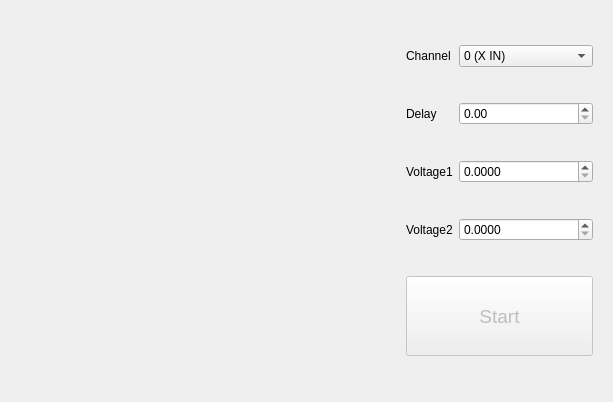
     <widget class="QWidget" name="SquareWave">
      <attribute name="title">
       <string>Square wave</string>
      </attribute>
      <layout class="QGridLayout" name="gridLayout_4">
       <item row="0" column="1">
        <widget class="QWidget" name="widget_3" native="true">
         <property name="font">
          <font>
           <pointsize>9</pointsize>
          </font>
         </property>
         <layout class="QGridLayout" name="gridLayout_5">
          <property name="verticalSpacing">
           <number>10</number>
          </property>
          <item row="3" column="1">
           <widget class="QLabel" name="label_9">
            <property name="text">
             <string>Voltage2</string>
            </property>
           </widget>
          </item>
          <item row="1" column="1">
           <widget class="QLabel" name="label_7">
            <property name="text">
             <string>Delay</string>
            </property>
           </widget>
          </item>
          <item row="3" column="2">
           <widget class="QDoubleSpinBox" name="spinBox_V2_SWave">
            <property name="enabled">
             <bool>true</bool>
            </property>
            <property name="decimals">
             <number>4</number>
            </property>
           </widget>
          </item>
          <item row="2" column="1">
           <widget class="QLabel" name="label_8">
            <property name="text">
             <string>Voltage1</string>
            </property>
           </widget>
          </item>
          <item row="1" column="2">
           <widget class="QDoubleSpinBox" name="spinBox_Delay_SWave">
            <property name="enabled">
             <bool>true</bool>
            </property>
           </widget>
          </item>
          <item row="2" column="2">
           <widget class="QDoubleSpinBox" name="spinBox_V1_SWave">
            <property name="enabled">
             <bool>true</bool>
            </property>
            <property name="decimals">
             <number>4</number>
            </property>
           </widget>
          </item>
          <item row="0" column="2">
           <widget class="QComboBox" name="comboBox_Ch_SWave">
            <property name="enabled">
             <bool>true</bool>
            </property>
            <item>
             <property name="text">
              <string>0 (X IN)</string>
             </property>
            </item>
            <item>
             <property name="text">
              <string>1 (X OFFSET)</string>
             </property>
            </item>
            <item>
             <property name="text">
              <string>2 (Z OFFSET FINE)</string>
             </property>
            </item>
            <item>
             <property name="text">
              <string>3 (Z OFFSET)</string>
             </property>
            </item>
            <item>
             <property name="text">
              <string>5 (I SET)</string>
             </property>
            </item>
            <item>
             <property name="text">
              <string>6 (DAC6)</string>
             </property>
            </item>
            <item>
             <property name="text">
              <string>7 (DAC7)</string>
             </property>
            </item>
            <item>
             <property name="text">
              <string>8 (DAC8)</string>
             </property>
            </item>
            <item>
             <property name="text">
              <string>9 (DAC9)</string>
             </property>
            </item>
            <item>
             <property name="text">
              <string>10 (ZOUTER)</string>
             </property>
            </item>
            <item>
             <property name="text">
              <string>11 (DAC11)</string>
             </property>
            </item>
            <item>
             <property name="text">
              <string>13 (BIAS)</string>
             </property>
            </item>
            <item>
             <property name="text">
              <string>14 (Y OFFSET)</string>
             </property>
            </item>
            <item>
             <property name="text">
              <string>15 (Y IN)</string>
             </property>
            </item>
            <item>
             <property name="text">
              <string>20 (20bitDAC)</string>
             </property>
            </item>
           </widget>
          </item>
          <item row="0" column="1">
           <widget class="QLabel" name="label_6">
            <property name="text">
             <string>Channel</string>
            </property>
           </widget>
          </item>
          <item row="4" column="1" colspan="2">
           <widget class="QPushButton" name="pushButton_Start_SWave">
            <property name="enabled">
             <bool>false</bool>
            </property>
            <property name="sizePolicy">
             <sizepolicy hsizetype="Minimum" vsizetype="Maximum">
              <horstretch>0</horstretch>
              <verstretch>0</verstretch>
             </sizepolicy>
            </property>
            <property name="minimumSize">
             <size>
              <width>0</width>
              <height>80</height>
             </size>
            </property>
            <property name="font">
             <font>
              <pointsize>14</pointsize>
             </font>
            </property>
            <property name="text">
             <string>Start</string>
            </property>
           </widget>
          </item>
         </layout>
        </widget>
       </item>
       <item row="0" column="0">
        <widget class="QLabel" name="label_Square_SWave">
         <property name="sizePolicy">
          <sizepolicy hsizetype="Fixed" vsizetype="Fixed">
           <horstretch>0</horstretch>
           <verstretch>0</verstretch>
          </sizepolicy>
         </property>
         <property name="minimumSize">
          <size>
           <width>380</width>
           <height>380</height>
          </size>
         </property>
         <property name="frameShape">
          <enum>QFrame::NoFrame</enum>
         </property>
         <property name="frameShadow">
          <enum>QFrame::Sunken</enum>
         </property>
         <property name="text">
          <string/>
         </property>
         <property name="pixmap">
          <pixmap resource="logo.qrc">:/indication/data/square.png</pixmap>
         </property>
         <property name="scaledContents">
          <bool>false</bool>
         </property>
        </widget>
       </item>
      </layout>
     </widget>
